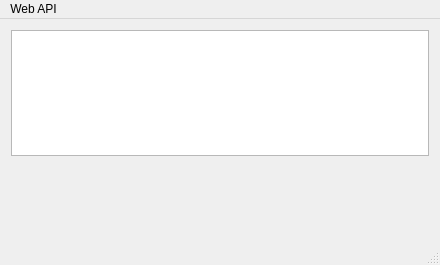
<?xml version="1.0" encoding="UTF-8"?>
<ui version="4.0">
 <class>MainWindow</class>
 <widget class="QMainWindow" name="MainWindow">
  <property name="geometry">
   <rect>
    <x>0</x>
    <y>0</y>
    <width>440</width>
    <height>265</height>
   </rect>
  </property>
  <property name="windowTitle">
   <string>MainWindow</string>
  </property>
  <widget class="QWidget" name="centralWidget">
   <property name="sizePolicy">
    <sizepolicy hsizetype="Maximum" vsizetype="Maximum">
     <horstretch>0</horstretch>
     <verstretch>0</verstretch>
    </sizepolicy>
   </property>
   <layout class="QVBoxLayout" name="verticalLayout">
    <item>
     <layout class="QHBoxLayout" name="horizontalLayout"/>
    </item>
    <item>
     <widget class="QPlainTextEdit" name="teOutput"/>
    </item>
    <item>
     <spacer name="verticalSpacer">
      <property name="orientation">
       <enum>Qt::Vertical</enum>
      </property>
      <property name="sizeHint" stdset="0">
       <size>
        <width>20</width>
        <height>141</height>
       </size>
      </property>
     </spacer>
    </item>
   </layout>
  </widget>
  <widget class="QMenuBar" name="menuBar">
   <property name="geometry">
    <rect>
     <x>0</x>
     <y>0</y>
     <width>440</width>
     <height>21</height>
    </rect>
   </property>
   <widget class="QMenu" name="menuWeb_API">
    <property name="title">
     <string>Web API</string>
    </property>
    <addaction name="actionGrant"/>
    <addaction name="actionGet_Playlists"/>
    <addaction name="actionGet_User_Information"/>
   </widget>
   <addaction name="menuWeb_API"/>
  </widget>
  <widget class="QStatusBar" name="statusBar"/>
  <action name="actionGrant">
   <property name="text">
    <string>Grant</string>
   </property>
  </action>
  <action name="actionGet_Playlists">
   <property name="enabled">
    <bool>false</bool>
   </property>
   <property name="text">
    <string>Get Playlists</string>
   </property>
   <property name="toolTip">
    <string>Query Playlists from Webapi</string>
   </property>
  </action>
  <action name="actionGet_User_Information">
   <property name="enabled">
    <bool>false</bool>
   </property>
   <property name="text">
    <string>Get User Information</string>
   </property>
  </action>
 </widget>
 <layoutdefault spacing="6" margin="11"/>
 <resources/>
 <connections/>
</ui>
